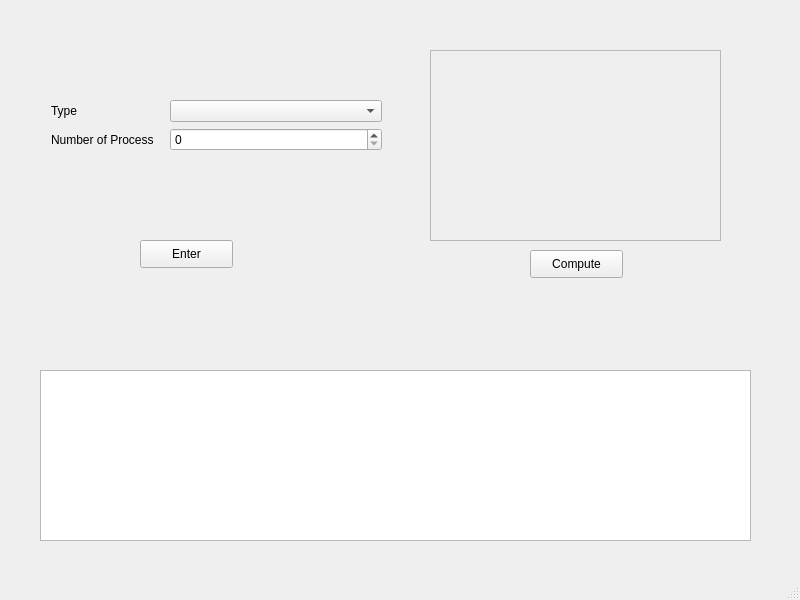
<?xml version="1.0" encoding="UTF-8"?>
<ui version="4.0">
 <class>MainWindow</class>
 <widget class="QMainWindow" name="MainWindow">
  <property name="geometry">
   <rect>
    <x>0</x>
    <y>0</y>
    <width>800</width>
    <height>600</height>
   </rect>
  </property>
  <property name="windowTitle">
   <string>Scheduler</string>
  </property>
  <widget class="QWidget" name="centralwidget">
   <widget class="QScrollArea" name="scrollArea">
    <property name="geometry">
     <rect>
      <x>430</x>
      <y>50</y>
      <width>291</width>
      <height>191</height>
     </rect>
    </property>
    <property name="widgetResizable">
     <bool>true</bool>
    </property>
    <widget class="QWidget" name="scrollAreaWidgetContents">
     <property name="geometry">
      <rect>
       <x>0</x>
       <y>0</y>
       <width>289</width>
       <height>189</height>
      </rect>
     </property>
    </widget>
   </widget>
   <widget class="QGraphicsView" name="graphicsView">
    <property name="geometry">
     <rect>
      <x>40</x>
      <y>370</y>
      <width>711</width>
      <height>171</height>
     </rect>
    </property>
   </widget>
   <widget class="QPushButton" name="pushButton">
    <property name="geometry">
     <rect>
      <x>140</x>
      <y>240</y>
      <width>93</width>
      <height>28</height>
     </rect>
    </property>
    <property name="text">
     <string>Enter</string>
    </property>
   </widget>
   <widget class="QPushButton" name="pushButton_2">
    <property name="geometry">
     <rect>
      <x>530</x>
      <y>250</y>
      <width>93</width>
      <height>28</height>
     </rect>
    </property>
    <property name="text">
     <string>Compute</string>
    </property>
   </widget>
   <widget class="QWidget" name="layoutWidget">
    <property name="geometry">
     <rect>
      <x>51</x>
      <y>100</y>
      <width>331</width>
      <height>121</height>
     </rect>
    </property>
    <layout class="QFormLayout" name="formLayout">
     <item row="0" column="0">
      <widget class="QLabel" name="label">
       <property name="text">
        <string>Type</string>
       </property>
      </widget>
     </item>
     <item row="0" column="1">
      <widget class="QComboBox" name="comboBox"/>
     </item>
     <item row="1" column="0">
      <widget class="QLabel" name="label_3">
       <property name="text">
        <string>Number of Process   </string>
       </property>
      </widget>
     </item>
     <item row="1" column="1">
      <widget class="QSpinBox" name="spinBox"/>
     </item>
    </layout>
   </widget>
   <widget class="QLabel" name="label_4">
    <property name="geometry">
     <rect>
      <x>80</x>
      <y>315</y>
      <width>421</width>
      <height>41</height>
     </rect>
    </property>
    <property name="font">
     <font>
      <pointsize>12</pointsize>
     </font>
    </property>
    <property name="text">
     <string/>
    </property>
   </widget>
  </widget>
  <widget class="QMenuBar" name="menubar">
   <property name="geometry">
    <rect>
     <x>0</x>
     <y>0</y>
     <width>800</width>
     <height>26</height>
    </rect>
   </property>
  </widget>
  <widget class="QStatusBar" name="statusbar"/>
 </widget>
 <resources/>
 <connections/>
</ui>
